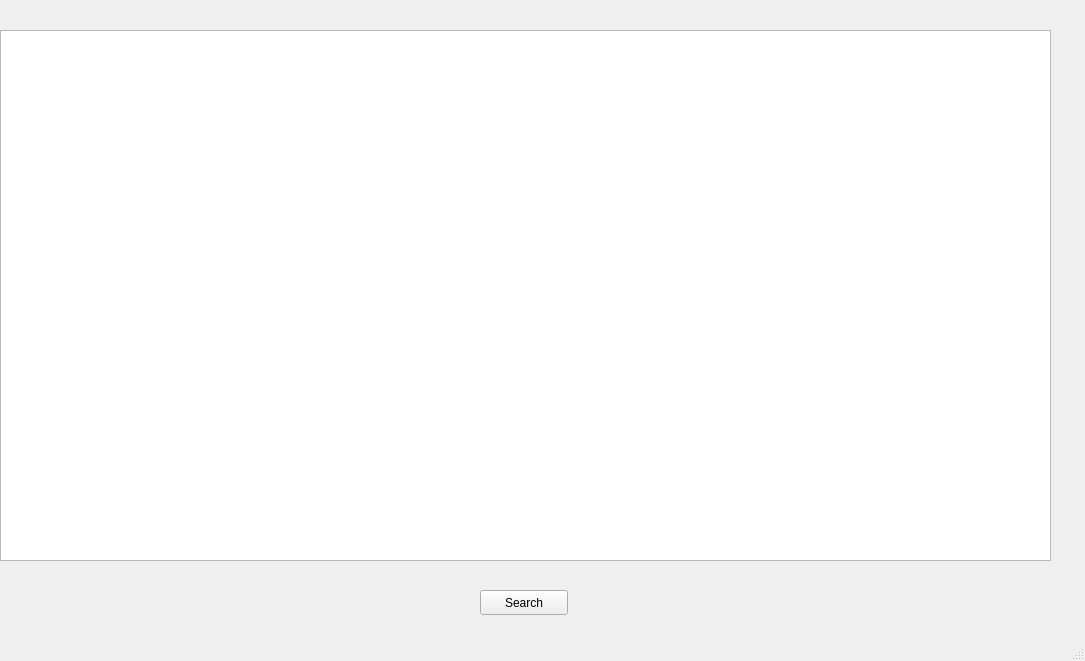
<?xml version="1.0" encoding="UTF-8"?>
<ui version="4.0">
 <class>MainWindow</class>
 <widget class="QMainWindow" name="MainWindow">
  <property name="geometry">
   <rect>
    <x>0</x>
    <y>0</y>
    <width>1085</width>
    <height>661</height>
   </rect>
  </property>
  <property name="windowTitle">
   <string>MainWindow</string>
  </property>
  <widget class="QWidget" name="centralwidget">
   <widget class="QGraphicsView" name="graphicsView">
    <property name="geometry">
     <rect>
      <x>0</x>
      <y>30</y>
      <width>1051</width>
      <height>531</height>
     </rect>
    </property>
   </widget>
   <widget class="QPushButton" name="pushButton">
    <property name="geometry">
     <rect>
      <x>480</x>
      <y>590</y>
      <width>88</width>
      <height>25</height>
     </rect>
    </property>
    <property name="text">
     <string>Search</string>
    </property>
   </widget>
  </widget>
  <widget class="QMenuBar" name="menubar">
   <property name="geometry">
    <rect>
     <x>0</x>
     <y>0</y>
     <width>1085</width>
     <height>22</height>
    </rect>
   </property>
  </widget>
  <widget class="QStatusBar" name="statusbar"/>
 </widget>
 <resources/>
 <connections/>
</ui>
